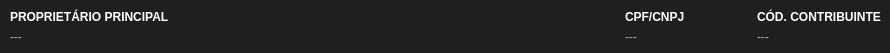
   <widget class="QWidget" name="widgetCompromissario" native="true">
    <property name="geometry">
     <rect>
      <x>0</x>
      <y>114</y>
      <width>890</width>
      <height>53</height>
     </rect>
    </property>
    <property name="styleSheet">
     <string notr="true">background-color: #1f1f1f;
border-radius: 4px;</string>
    </property>
    <widget class="QWidget" name="horizontalLayoutWidget_13">
     <property name="geometry">
      <rect>
       <x>10</x>
       <y>6</y>
       <width>871</width>
       <height>41</height>
      </rect>
     </property>
     <layout class="QHBoxLayout" name="horizontalLayout_13" stretch="530,110,100">
      <item>
       <layout class="QVBoxLayout" name="verticalLayout_50">
        <property name="spacing">
         <number>0</number>
        </property>
        <item>
         <widget class="QLabel" name="label_51">
          <property name="sizePolicy">
           <sizepolicy hsizetype="Expanding" vsizetype="Preferred">
            <horstretch>0</horstretch>
            <verstretch>0</verstretch>
           </sizepolicy>
          </property>
          <property name="maximumSize">
           <size>
            <width>16777215</width>
            <height>16777215</height>
           </size>
          </property>
          <property name="styleSheet">
           <string notr="true">font-weight: bold;
color: white;</string>
          </property>
          <property name="text">
           <string>PROPRIETÁRIO PRINCIPAL</string>
          </property>
         </widget>
        </item>
        <item>
         <widget class="QLabel" name="labelProprietarioImovelNomeRazaoSocial">
          <property name="sizePolicy">
           <sizepolicy hsizetype="Expanding" vsizetype="Preferred">
            <horstretch>0</horstretch>
            <verstretch>0</verstretch>
           </sizepolicy>
          </property>
          <property name="maximumSize">
           <size>
            <width>16777215</width>
            <height>16777215</height>
           </size>
          </property>
          <property name="styleSheet">
           <string notr="true">color: #aaa;</string>
          </property>
          <property name="text">
           <string>---</string>
          </property>
         </widget>
        </item>
       </layout>
      </item>
      <item>
       <layout class="QVBoxLayout" name="verticalLayout_51">
        <property name="spacing">
         <number>0</number>
        </property>
        <item>
         <widget class="QLabel" name="label_52">
          <property name="sizePolicy">
           <sizepolicy hsizetype="Expanding" vsizetype="Preferred">
            <horstretch>0</horstretch>
            <verstretch>0</verstretch>
           </sizepolicy>
          </property>
          <property name="maximumSize">
           <size>
            <width>16777215</width>
            <height>16777215</height>
           </size>
          </property>
          <property name="styleSheet">
           <string notr="true">font-weight: bold;
color: white;</string>
          </property>
          <property name="text">
           <string>CPF/CNPJ</string>
          </property>
         </widget>
        </item>
        <item>
         <widget class="QLabel" name="labelProprietarioImovelCpfCnpj">
          <property name="sizePolicy">
           <sizepolicy hsizetype="Expanding" vsizetype="Preferred">
            <horstretch>0</horstretch>
            <verstretch>0</verstretch>
           </sizepolicy>
          </property>
          <property name="maximumSize">
           <size>
            <width>16777215</width>
            <height>16777215</height>
           </size>
          </property>
          <property name="styleSheet">
           <string notr="true">color: #aaa;</string>
          </property>
          <property name="text">
           <string>---</string>
          </property>
         </widget>
        </item>
       </layout>
      </item>
      <item>
       <layout class="QVBoxLayout" name="verticalLayout_52">
        <property name="spacing">
         <number>0</number>
        </property>
        <item>
         <widget class="QLabel" name="label_53">
          <property name="sizePolicy">
           <sizepolicy hsizetype="Expanding" vsizetype="Preferred">
            <horstretch>0</horstretch>
            <verstretch>0</verstretch>
           </sizepolicy>
          </property>
          <property name="maximumSize">
           <size>
            <width>16777215</width>
            <height>16777215</height>
           </size>
          </property>
          <property name="styleSheet">
           <string notr="true">font-weight: bold;
color: white;</string>
          </property>
          <property name="text">
           <string>CÓD. CONTRIBUINTE</string>
          </property>
         </widget>
        </item>
        <item>
         <widget class="QLabel" name="labelProprietarioImovelCodigoContribuinte">
          <property name="sizePolicy">
           <sizepolicy hsizetype="Expanding" vsizetype="Preferred">
            <horstretch>0</horstretch>
            <verstretch>0</verstretch>
           </sizepolicy>
          </property>
          <property name="maximumSize">
           <size>
            <width>16777215</width>
            <height>16777215</height>
           </size>
          </property>
          <property name="styleSheet">
           <string notr="true">color: #aaa;</string>
          </property>
          <property name="text">
           <string>---</string>
          </property>
         </widget>
        </item>
       </layout>
      </item>
     </layout>
    </widget>
   </widget>
